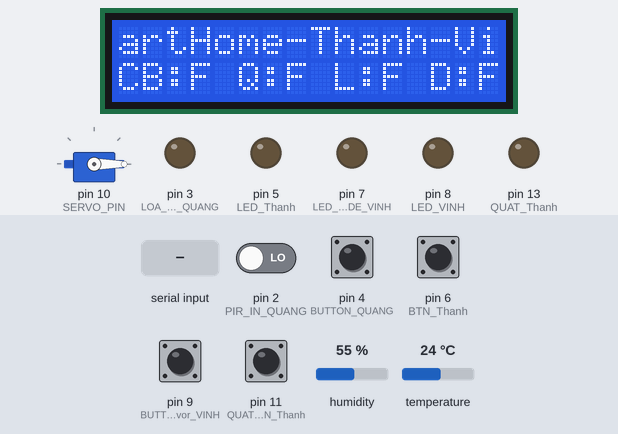
The sketch below on a simulated Arduino Uno, built with avr-gcc and run on an emulated ATmega328P. Parts: 16×2 character LCD, servo, output pins drawn as LEDs (lit = HIGH). The test bench sets the inputs (shaded band); at power-on: pin 4 (BUTTON_QUANG), pin 6 (BTN_Thanh), pin 9 (BUTTON_Servor_VINH), pin 11 (QUAT_BTN_Thanh) HIGH, pin 2 (PIR_IN_QUANG) LOW, humidity 55 %, temperature 24 °C.

Above: at 1.2 s.
1.3 s: pin 6 (BTN_Thanh) pulled LOW for 0.15 s
At 1.59 s:
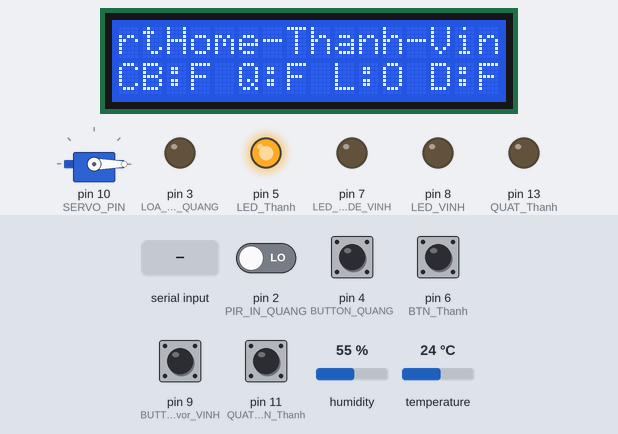
2.0 s: pin 9 (BUTTON_Servor_VINH) pulled LOW for 0.15 s
At 2.29 s:
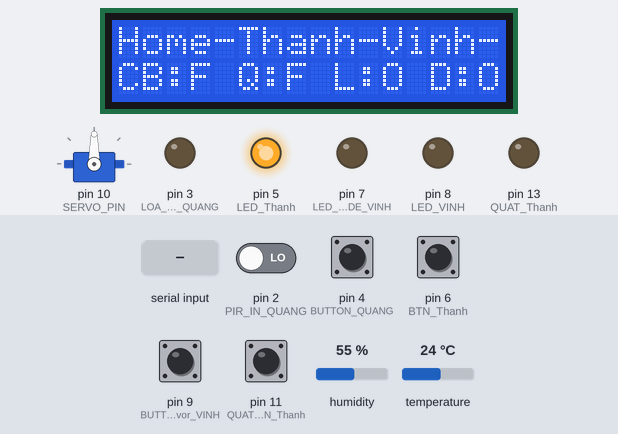
2.7 s: pin 11 (QUAT_BTN_Thanh) pulled LOW for 0.15 s
At 3.0 s:
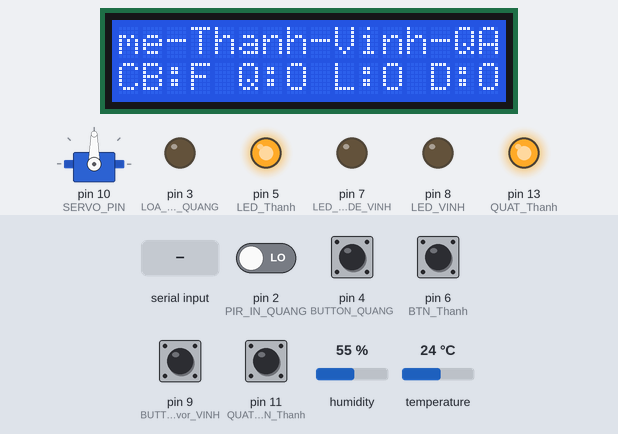
3.4 s: "LED_OFF\n" received over Serial
At 3.69 s:
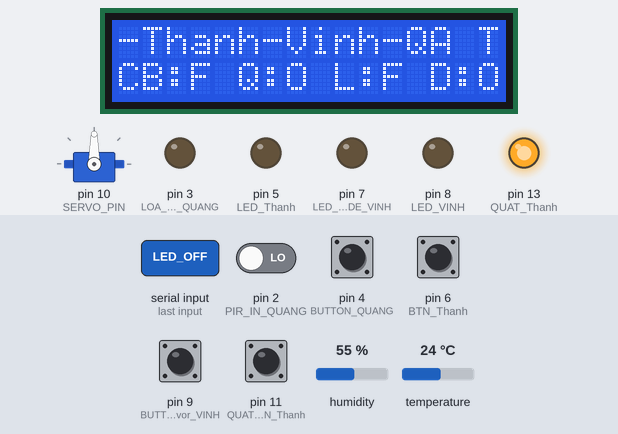
5.7 s: "FAN_OFF\n" received over Serial
At 6.51 s:
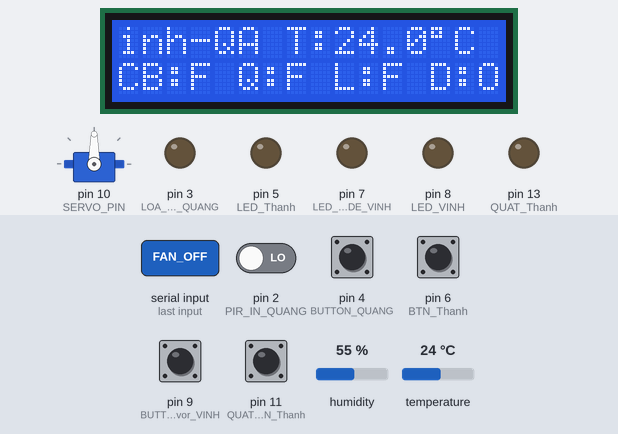
8.1 s: pin 4 (BUTTON_QUANG) pulled LOW for 0.15 s
At 8.61 s:
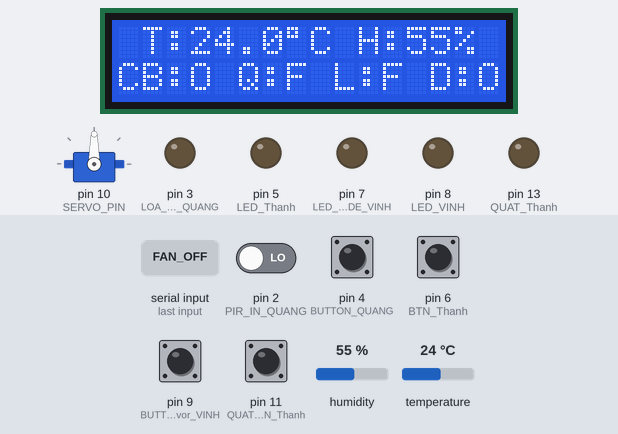
Timing chart, 0 to 11.1 s (numbered marks = the images above; inputs shaded):
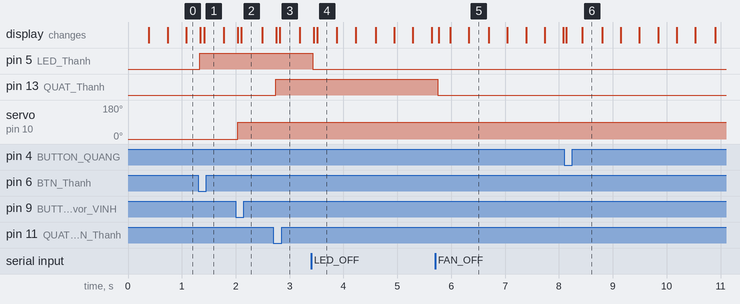

Measured:
- after the input at 1.3 s, pin 5 (LED_Thanh): LOW → HIGH at once; the display: first changes after 0.05 s (image 1 shows a later state)
- after the input at 2.0 s, servo on pin 10 (SERVO_PIN): 0° → 90° at once; the display: first changes at once (image 2 shows a later state)
- after the input at 2.7 s, pin 13 (QUAT_Thanh): LOW → HIGH at once; the display: first changes after 0.06 s (image 3 shows a later state)
- after the input at 3.4 s, pin 5 (LED_Thanh): HIGH → LOW at once; the display: first changes after 0.05 s (image 4 shows a later state)
- after the input at 5.7 s, pin 13 (QUAT_Thanh): HIGH → LOW after 0.05 s; the display: first changes after 0.07 s (image 5 shows a later state)
- after the input at 8.1 s, the display: first changes at once (image 6 shows a later state)

The sketch:

full_servor_btuon.ino
```cpp
// #include <Wire.h>
// #include <LiquidCrystal_I2C.h>
// #include <Servo.h>
// #include <DHT.h>

// // ================= CẤU HÌNH =================
// #define BAUD_RATE 9600

// LiquidCrystal_I2C lcd(0x27, 16, 2);

// // ======= QUANG (PIR, Còi/LED Báo động) =======
// const int PIR_IN_QUANG = 2;
// const int LOA_LED_QUANG = 3;
// const int BUTTON_QUANG = 4;

// // ======= THANH (LED, Nút LED, Quạt, Nút Quạt) =======
// const int LED_Thanh = 5;
// const int BTN_Thanh = 6;
// const int QUAT_Thanh = 13;
// const int QUAT_BTN_Thanh = 11;

// // ======= VINH (LED Mode, LED, Nút Servo, Servo) =======
// const int LED_MODE_VINH = 7;
// const int LED_VINH = 8;

// const int BUTTON_Servor_VINH = 9;
// const int SERVO_PIN = 10;

// // ======= DHT11 =======
// #define DHTPIN 12
// #define DHTTYPE DHT11
// DHT dht(DHTPIN, DHTTYPE);

// // ================= BIẾN TRẠNG THÁI =================
// bool systemOn = false;
// bool detected = false;
// bool lastDetectedState = false;

// bool ledState = false;
// bool fanState = false;
// bool manualServoState = false;

// // ======= DEBOUNCE =======
// bool lastAlarmBtn = HIGH;
// bool lastBtnLed = HIGH;
// bool lastBtnFan = HIGH;
// bool lastServoBtn = HIGH;

// unsigned long lastButtonTime = 0;
// unsigned long lastFanButtonTime = 0;
// unsigned long lastServoBtnTime = 0;
// const unsigned long debounceDelay = 150;

// // ======= SERVO =======
// Servo myservo;

// // ======= UART =======
// String incomingCommand = "";

// // ================= LCD SCROLL =================
// String lcdLine1 = "   SmartHomeGroup3 - Thanh - Vinh - Quang   ";
// String lcdTemp = "";
// int scrollPos = 0;
// unsigned long lastScrollTime = 0;
// const unsigned long scrollDelay = 300;

// // ================= LCD UPDATE =================
// void updateLCD(float nhietDo, float doAm) {
//   lcdTemp = lcdLine1 + " T:" + String(nhietDo, 1) + (char)223 +
//             "C H:" + String(doAm, 0) + "%   ";

//   if (millis() - lastScrollTime > scrollDelay) {
//     lcd.setCursor(0, 0);
//     if (scrollPos + 16 > lcdTemp.length()) {
//       lcd.print(lcdTemp.substring(scrollPos) +
//                 lcdTemp.substring(0, 16 - (lcdTemp.length() - scrollPos)));
//     } else {
//       lcd.print(lcdTemp.substring(scrollPos, scrollPos + 16));
//     }
//     scrollPos++;
//     if (scrollPos >= lcdTemp.length()) scrollPos = 0;
//     lastScrollTime = millis();
//   }

//   lcd.setCursor(0, 1);
//   lcd.print(" CB:"); lcd.print(systemOn ? "O" : "F");
//   lcd.print(" Q:"); lcd.print(fanState ? "O" : "F");
//   lcd.print("L:"); lcd.print(ledState ? "O" : "F");
//   lcd.print(" D:"); lcd.print(manualServoState ? "O" : "F");

// }

// // ================= XỬ LÝ LỆNH TỪ ESP32 =================
// void executeCommand(String cmd) {
//   cmd.trim();

//   if (cmd == "ALARM_ON") systemOn = true;
//   else if (cmd == "ALARM_OFF") systemOn = false;
//   else if (cmd == "LED_ON") ledState = true;
//   else if (cmd == "LED_OFF") ledState = false;
//   else if (cmd == "FAN_ON") fanState = true;
//   else if (cmd == "FAN_OFF") fanState = false;
//   else if (cmd == "DOOR_OPEN") {
//     myservo.write(90);
//     manualServoState = true;
//   }
//   else if (cmd == "DOOR_CLOSE") {
//     myservo.write(0);
//     manualServoState = false;
//   }
// }

// // ================= PIR FILTER =================
// bool readPIR_Filter() {
//   if (digitalRead(PIR_IN_QUANG) == HIGH) {
//     delay(120);
//     return digitalRead(PIR_IN_QUANG) == HIGH;
//   }
//   return false;
// }

// // ================= SETUP =================
// void setup() {
//   Wire.begin();
//   Serial.begin(BAUD_RATE);

//   pinMode(PIR_IN_QUANG, INPUT);
//   pinMode(LOA_LED_QUANG, OUTPUT);
//   pinMode(BUTTON_QUANG, INPUT_PULLUP);

//   pinMode(LED_Thanh, OUTPUT);
//   pinMode(BTN_Thanh, INPUT_PULLUP);
//   pinMode(QUAT_Thanh, OUTPUT);
//   pinMode(QUAT_BTN_Thanh, INPUT_PULLUP);

//   pinMode(LED_MODE_VINH, OUTPUT);
//   pinMode(LED_VINH, OUTPUT);
//   pinMode(BUTTON_IN_OUT_VINH, INPUT_PULLUP);

//   lcd.init();
//   lcd.backlight();
//   lcd.clear();

//   myservo.attach(SERVO_PIN);
//   myservo.write(0);

//   dht.begin();
//   digitalWrite(QUAT_Thanh, LOW);
// }

// // ================= LOOP =================
// void loop() {
//   // ---- 1. Nhận lệnh từ ESP32 ----
//   while (Serial.available()) {
//     char c = Serial.read();
//     if (c == '\n') {
//       executeCommand(incomingCommand);
//       incomingCommand = "";
//     } else {
//       incomingCommand += c;
//     }
//   }

//   // ---- 2. NÚT BÁO ĐỘNG ----
//   if (digitalRead(BUTTON_QUANG) == LOW &&
//       lastAlarmBtn == HIGH &&
//       millis() - lastButtonTime > debounceDelay) {
//     systemOn = !systemOn;
//     lastButtonTime = millis();
//   }
//   lastAlarmBtn = digitalRead(BUTTON_QUANG);

//   // ---- 3. NÚT LED ----
//   if (digitalRead(BTN_Thanh) == LOW &&
//       lastBtnLed == HIGH &&
//       millis() - lastButtonTime > debounceDelay) {
//     ledState = !ledState;
//     lastButtonTime = millis();
//   }
//   lastBtnLed = digitalRead(BTN_Thanh);

//   // ---- 4. NÚT QUẠT ----
//   if (digitalRead(QUAT_BTN_Thanh) == LOW &&
//       lastBtnFan == HIGH &&
//       millis() - lastFanButtonTime > debounceDelay) {
//     fanState = !fanState;
//     lastFanButtonTime = millis();
//   }
//   lastBtnFan = digitalRead(QUAT_BTN_Thanh);

//   // ---- 5. NÚT SERVO THỦ CÔNG (PIN 9) ----
//   if (digitalRead(BUTTON_IN_OUT_VINH) == LOW &&
//       lastServoBtn == HIGH &&
//       millis() - lastServoBtnTime > debounceDelay) {

//     manualServoState = !manualServoState;

//     if (manualServoState) myservo.write(90);
//     else myservo.write(0);

//     lastServoBtnTime = millis();
//   }
//   lastServoBtn = digitalRead(BUTTON_IN_OUT_VINH);

//   // ---- 6. PIR & BÁO ĐỘNG ----
//   detected = readPIR_Filter();
//   digitalWrite(LOA_LED_QUANG, (systemOn && detected) ? HIGH : LOW);

//   if (detected && !lastDetectedState) {
//     Serial.println("MOTION");
//   }
//   lastDetectedState = detected;

//   // ---- 7. OUTPUT ----
//   digitalWrite(LED_Thanh, ledState ? HIGH : LOW);
//   digitalWrite(QUAT_Thanh, fanState ? HIGH : LOW);

//   // ---- 8. DHT & LCD ----
//   float doAm = dht.readHumidity();
//   float nhietDo = dht.readTemperature();
//   if (isnan(doAm)) doAm = 0;
//   if (isnan(nhietDo)) nhietDo = 0;

//   updateLCD(nhietDo, doAm);

//   delay(50);
// }


#include <Wire.h>
#include <LiquidCrystal_I2C.h>
#include <Servo.h>
#include <DHT.h>

// ================= CẤU HÌNH =================
#define BAUD_RATE 9600

LiquidCrystal_I2C lcd(0x27, 16, 2);

// ======= QUANG (PIR, Còi/LED Báo động) =======
const int PIR_IN_QUANG = 2;
const int LOA_LED_QUANG = 3;
const int BUTTON_QUANG = 4;

// ======= THANH (LED, Nút LED, Quạt, Nút Quạt) =======
const int LED_Thanh = 5;
const int BTN_Thanh = 6;
const int QUAT_Thanh = 13;
const int QUAT_BTN_Thanh = 11;

// ======= VINH (LED Mode, LED, Nút Servo, Servo) =======
const int LED_MODE_VINH = 7;
const int LED_VINH = 8;

const int BUTTON_Servor_VINH = 9;
const int SERVO_PIN = 10;

// ======= DHT11 =======
#define DHTPIN 12
#define DHTTYPE DHT11
DHT dht(DHTPIN, DHTTYPE);

// ================= BIẾN TRẠNG THÁI =================
bool systemOn = false;
bool detected = false;
bool lastDetectedState = false;

bool ledState = false;
bool fanState = false;
bool manualServoState = false;

// ======= DEBOUNCE =======
bool lastAlarmBtn = HIGH;
bool lastBtnLed = HIGH;
bool lastBtnFan = HIGH;
bool lastServoBtn = HIGH;

unsigned long lastButtonTime = 0;
unsigned long lastFanButtonTime = 0;
unsigned long lastServoBtnTime = 0;
const unsigned long debounceDelay = 150;

// ======= SERVO =======
Servo myservo;

// ======= UART =======
String incomingCommand = "";

// ================= LCD SCROLL =================
String lcdLine1 = "SmartHome-Thanh-Vinh-QA";
String lcdTemp = "";
int scrollPos = 0;
unsigned long lastScrollTime = 0;
const unsigned long scrollDelay = 300;

// ================= LCD UPDATE =================
void updateLCD(float nhietDo, float doAm) {
  lcdTemp = lcdLine1 + " T:" + String(nhietDo, 1) + (char)223 +
            "C H:" + String(doAm, 0) + "%   ";

  if (millis() - lastScrollTime > scrollDelay) {
    lcd.setCursor(0, 0);
    if (scrollPos + 16 > lcdTemp.length()) {
      lcd.print(lcdTemp.substring(scrollPos) +
                lcdTemp.substring(0, 16 - (lcdTemp.length() - scrollPos)));
    } else {
      lcd.print(lcdTemp.substring(scrollPos, scrollPos + 16));
    }
    scrollPos++;
    if (scrollPos >= lcdTemp.length()) scrollPos = 0;
    lastScrollTime = millis();
  }

  lcd.setCursor(0, 1);
  lcd.print("CB:"); lcd.print(systemOn ? "O" : "F");
  lcd.print(" Q:"); lcd.print(fanState ? "O" : "F");
  lcd.print(" L:"); lcd.print(ledState ? "O" : "F");
  lcd.print(" D:"); lcd.print(manualServoState ? "O" : "F");

}

// ================= XỬ LÝ LỆNH TỪ ESP32 =================
void executeCommand(String cmd) {
  cmd.trim();

  if (cmd == "ALARM_ON") systemOn = true;
  else if (cmd == "ALARM_OFF") systemOn = false;
  else if (cmd == "LED_ON") ledState = true;
  else if (cmd == "LED_OFF") ledState = false;
  else if (cmd == "FAN_ON") fanState = true;
  else if (cmd == "FAN_OFF") fanState = false;
  else if (cmd == "DOOR_OPEN") {
    myservo.write(90);
    manualServoState = true;
  }
  else if (cmd == "DOOR_CLOSE") {
    myservo.write(0);
    manualServoState = false;
  }
}

// ================= PIR FILTER =================
bool readPIR_Filter() {
  if (digitalRead(PIR_IN_QUANG) == HIGH) {
    delay(120);
    return digitalRead(PIR_IN_QUANG) == HIGH;
  }
  return false;
}

// ================= SETUP =================
void setup() {
  Wire.begin();
  Serial.begin(BAUD_RATE);

  pinMode(PIR_IN_QUANG, INPUT);
  pinMode(LOA_LED_QUANG, OUTPUT);
  pinMode(BUTTON_QUANG, INPUT_PULLUP);

  pinMode(LED_Thanh, OUTPUT);
  pinMode(BTN_Thanh, INPUT_PULLUP);
  pinMode(QUAT_Thanh, OUTPUT);
  pinMode(QUAT_BTN_Thanh, INPUT_PULLUP);

  pinMode(LED_MODE_VINH, OUTPUT);
  pinMode(LED_VINH, OUTPUT);
  pinMode(BUTTON_Servor_VINH, INPUT_PULLUP);

  lcd.init();
  lcd.backlight();
  lcd.clear();

  myservo.attach(SERVO_PIN);
  myservo.write(0);

  dht.begin();
  digitalWrite(QUAT_Thanh, LOW);
}

// ================= LOOP =================
void loop() {
  // ---- 1. Nhận lệnh từ ESP32 ----
  while (Serial.available()) {
    char c = Serial.read();
    if (c == '\n') {
      executeCommand(incomingCommand);
      incomingCommand = "";
    } else {
      incomingCommand += c;
    }
  }

  // ---- 2. NÚT BÁO ĐỘNG ----
  if (digitalRead(BUTTON_QUANG) == LOW &&
      lastAlarmBtn == HIGH &&
      millis() - lastButtonTime > debounceDelay) {
    systemOn = !systemOn;
    lastButtonTime = millis();
  }
  lastAlarmBtn = digitalRead(BUTTON_QUANG);

  // ---- 3. NÚT LED ----
  if (digitalRead(BTN_Thanh) == LOW &&
      lastBtnLed == HIGH &&
      millis() - lastButtonTime > debounceDelay) {
    ledState = !ledState;
    lastButtonTime = millis();
  }
  lastBtnLed = digitalRead(BTN_Thanh);

  // ---- 4. NÚT QUẠT ----
  if (digitalRead(QUAT_BTN_Thanh) == LOW &&
      lastBtnFan == HIGH &&
      millis() - lastFanButtonTime > debounceDelay) {
    fanState = !fanState;
    lastFanButtonTime = millis();
  }
  lastBtnFan = digitalRead(QUAT_BTN_Thanh);

  // ---- 5. NÚT SERVO THỦ CÔNG (PIN 9) ----
  if (digitalRead(BUTTON_Servor_VINH) == LOW &&
      lastServoBtn == HIGH &&
      millis() - lastServoBtnTime > debounceDelay) {

    manualServoState = !manualServoState;

    if (manualServoState) myservo.write(90);
    else myservo.write(0);

    lastServoBtnTime = millis();
  }
  lastServoBtn = digitalRead(BUTTON_Servor_VINH);

  // ---- 6. PIR & BÁO ĐỘNG ----
  detected = readPIR_Filter();
  digitalWrite(LOA_LED_QUANG, (systemOn && detected) ? HIGH : LOW);

  if (detected && !lastDetectedState) {
    Serial.println("MOTION");
  }
  lastDetectedState = detected;

  // ---- 7. OUTPUT ----
  digitalWrite(LED_Thanh, ledState ? HIGH : LOW);
  digitalWrite(QUAT_Thanh, fanState ? HIGH : LOW);

  // ---- 8. DHT & LCD ----
  float doAm = dht.readHumidity();
  float nhietDo = dht.readTemperature();
  if (isnan(doAm)) doAm = 0;
  if (isnan(nhietDo)) nhietDo = 0;

  updateLCD(nhietDo, doAm);

  delay(50);
}
```
